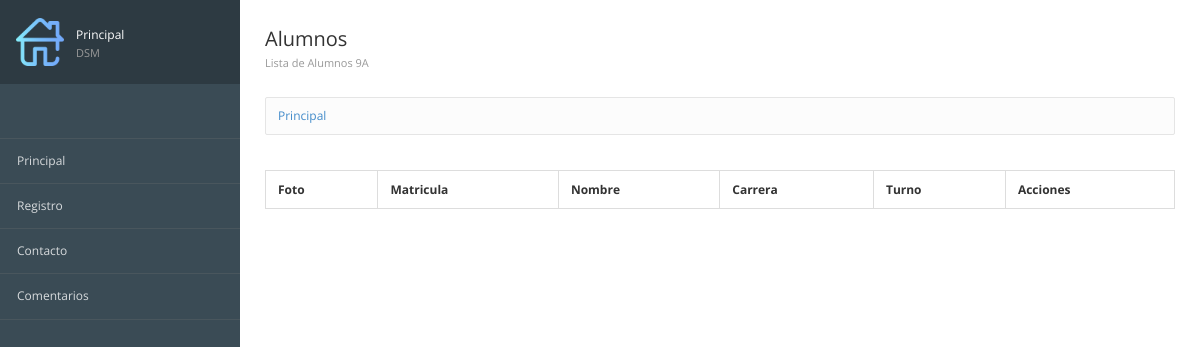
/, run on an earlier commit of the app's database.
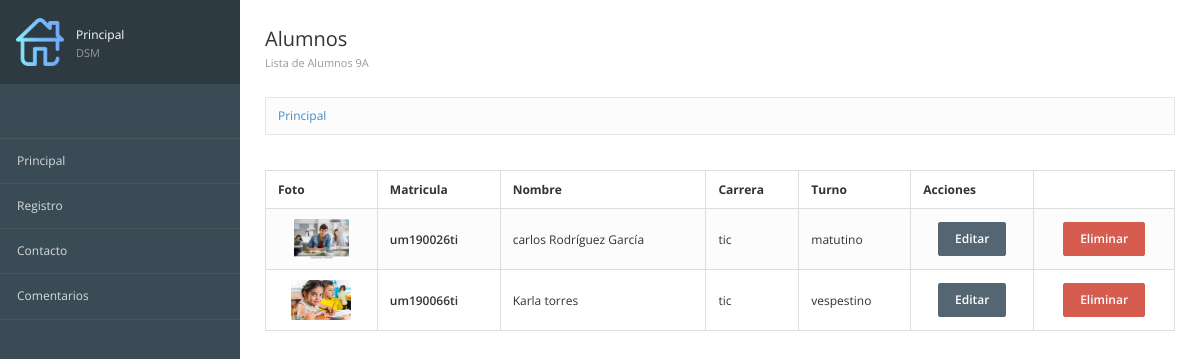
And on a later commit of the database.
### registros/models.py (models this page shows, shortened)
class Alumnos(models.Model): #Define la estructura de nuestra tabla
    id = models.AutoField(primary_key=True,verbose_name="id")
    matricula = models.CharField(max_length=12,verbose_name="Mat") #texto corto
    nombre = models.TextField() #Texto largo
    carrera = models.TextField()
    turno = models.TextField(max_length=10)
    imagen = models.ImageField(null=True,upload_to="fotos",verbose_name="Fotografía")
    created = models.DateField(auto_now_add=True) #Fecha y tiempo
    updated = models.DateField(auto_now_add=True) #Fecha y tiempo
    class Meta:
        verbose_name = "Alumno"
        verbose_name_plural = "Alumnos"
        ordering = ["-created"]

### registros/views.py (the view)
# urls.py: path('',views_registros.registros, name="Principal"),
def registros(request):
    alumnos=Alumnos.objects.all()
    return render(request,"registros/principal.html",{'alumnos':alumnos})

### registros/templates/registros/principal.html (shortened to what this page needs)
{%extends "inicio/encabezado.html"%}
{%load static%}
{%block imagen%}
{%static 'inicio/images/home.png'%}
{%endblock%}
{%block tituloMenu%}Principal
<span>DSM</span>
{%endblock%}
{%block Encabezado%}
<div class="page-header">
  <div class="page-title">
    <h3>Alumnos<br>
      <small>Lista de Alumnos 9A</small></h3>
  </div>
</div>
{%endblock%}
{% block contenido%}
<table class="table table-bordered table-striped">
  <thead>
    <tr>
      <th>Foto</th>
      <th>Matricula</th>
      <th>Nombre</th>
      <th>Carrera</th>
      <th>Turno</th>
      <th>Acciones</th>
    </tr>
  </thead>
  <tbody>
    {% for alumno in alumnos %}
    <tr>
      <td class="text-center">
        <img src="{{alumno.imagen.url}}" alt="" class="img-media" />
      </td>
      <td class="text-semibold">{{alumno.matricula}}</td>
      <td class="muted">{{alumno.nombre}}</td>
      <td class="muted">{{alumno.carrera}}</td>
      <td class="muted">{{alumno.turno}}</td>
      <td class="text-center"><a href="{%url 'consultarAlumno' alumno.id%}"  class="btn btn-primary" >Editar</a></td>
      <td class="text-center"><a href="{%url 'EliminarAlumno' alumno.id%}"  class="btn btn-danger" >Eliminar</a></td>
    </tr>
    {% endfor %}
  </tbody>
</table>
{%endblock%}

What changed in the data, as far as the page shows it:
added Alumnos: imagen (picture), matricula "um190026ti", nombre "carlos Rodríguez García", carrera "tic", turno "matutino"
added Alumnos: imagen (picture), matricula "um190066ti", nombre "Karla torres", carrera "tic", turno "vespestino"
